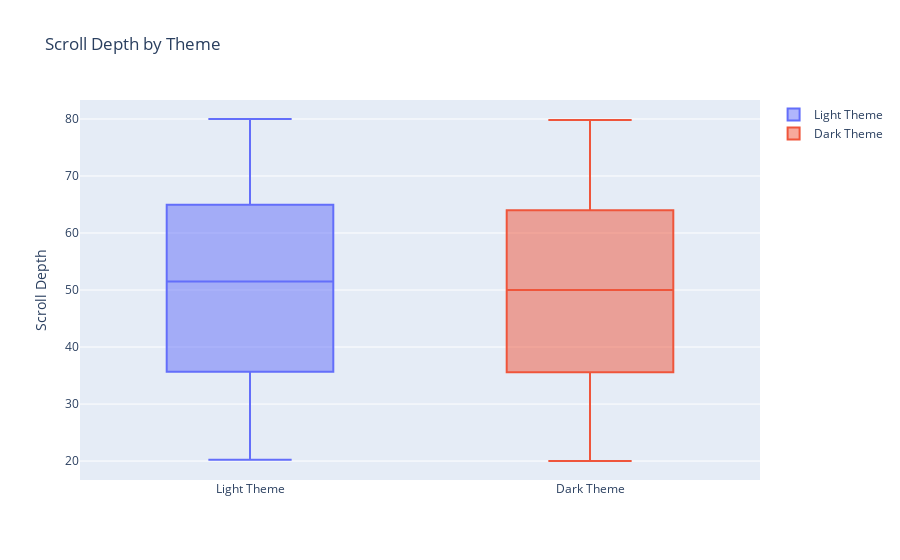

Here is the notebook cell this chart was saved with:
### Code cell
fig = go.Figure()
fig.add_trace(go.Box(y=light_theme_data['Scroll_Depth'], 
                     name='Light Theme'))
fig.add_trace(go.Box(y=dark_theme_data['Scroll_Depth'], 
                     name='Dark Theme'))

fig.update_layout(
    title_text='Scroll Depth by Theme',
    yaxis_title_text='Scroll Depth',
)

fig.show()

### Figure 1 — Plotly figure (JSON) as saved in the notebook; plotly's stock layout.template omitted (floating-point values rounded to 4 significant figures; data arrays with more than 128 entries replaced by an {"elided": "..."} marker saying what was removed)
{"data": [{"name": "Light Theme", "type": "box", "y": {"elided": "486 float values"}}, {"name": "Dark Theme", "type": "box", "y": {"elided": "514 float values"}}], "layout": {"title": {"text": "Scroll Depth by Theme"}, "yaxis": {"title": {"text": "Scroll Depth"}}}}
